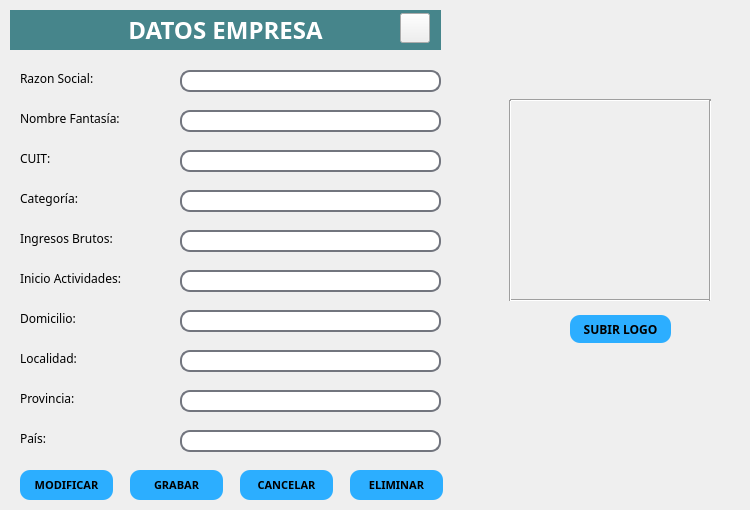
<?xml version="1.0" encoding="UTF-8"?>
<ui version="4.0">
 <class>ventana_Datos_Empresa</class>
 <widget class="QWidget" name="ventana_Datos_Empresa">
  <property name="geometry">
   <rect>
    <x>0</x>
    <y>0</y>
    <width>750</width>
    <height>510</height>
   </rect>
  </property>
  <property name="minimumSize">
   <size>
    <width>750</width>
    <height>510</height>
   </size>
  </property>
  <property name="maximumSize">
   <size>
    <width>750</width>
    <height>510</height>
   </size>
  </property>
  <property name="windowTitle">
   <string>Form</string>
  </property>
  <property name="styleSheet">
   <string notr="true">QLineEdit{
border-radius:10px;
border:2px solid rgb(114, 117, 126)
}

QLineEdit:hover{
border-radius:10px;
border:2px solid rgb(44, 182, 125)
}

QLineEdit:focus{
border-radius:10px;
border:2px solid rgb(127, 90, 240)
}</string>
  </property>
  <widget class="QLabel" name="labelArticulo_2">
   <property name="geometry">
    <rect>
     <x>10</x>
     <y>10</y>
     <width>431</width>
     <height>40</height>
    </rect>
   </property>
   <property name="minimumSize">
    <size>
     <width>0</width>
     <height>40</height>
    </size>
   </property>
   <property name="maximumSize">
    <size>
     <width>16777215</width>
     <height>40</height>
    </size>
   </property>
   <property name="font">
    <font>
     <family>Goldman</family>
     <pointsize>18</pointsize>
     <weight>75</weight>
     <bold>true</bold>
    </font>
   </property>
   <property name="styleSheet">
    <string notr="true">QLabel{
background-color:#46858b;
color:#ffffff
}</string>
   </property>
   <property name="text">
    <string>DATOS EMPRESA</string>
   </property>
   <property name="alignment">
    <set>Qt::AlignCenter</set>
   </property>
  </widget>
  <widget class="QLabel" name="label">
   <property name="geometry">
    <rect>
     <x>20</x>
     <y>70</y>
     <width>111</width>
     <height>16</height>
    </rect>
   </property>
   <property name="font">
    <font>
     <family>Goldman</family>
     <pointsize>9</pointsize>
    </font>
   </property>
   <property name="text">
    <string>Razon Social:</string>
   </property>
  </widget>
  <widget class="QLineEdit" name="lineEdit_razon_social_empresa">
   <property name="geometry">
    <rect>
     <x>180</x>
     <y>70</y>
     <width>261</width>
     <height>22</height>
    </rect>
   </property>
  </widget>
  <widget class="QLabel" name="label_2">
   <property name="geometry">
    <rect>
     <x>20</x>
     <y>110</y>
     <width>151</width>
     <height>16</height>
    </rect>
   </property>
   <property name="font">
    <font>
     <family>Goldman</family>
     <pointsize>9</pointsize>
    </font>
   </property>
   <property name="text">
    <string>Nombre Fantasía:</string>
   </property>
  </widget>
  <widget class="QLineEdit" name="lineEdit_nombre_fantasia_empresa">
   <property name="geometry">
    <rect>
     <x>180</x>
     <y>110</y>
     <width>261</width>
     <height>22</height>
    </rect>
   </property>
  </widget>
  <widget class="QLabel" name="label_3">
   <property name="geometry">
    <rect>
     <x>20</x>
     <y>150</y>
     <width>81</width>
     <height>16</height>
    </rect>
   </property>
   <property name="font">
    <font>
     <family>Goldman</family>
     <pointsize>9</pointsize>
    </font>
   </property>
   <property name="text">
    <string>CUIT:</string>
   </property>
  </widget>
  <widget class="QLineEdit" name="lineEdit_cuit_empresa">
   <property name="geometry">
    <rect>
     <x>180</x>
     <y>150</y>
     <width>261</width>
     <height>22</height>
    </rect>
   </property>
  </widget>
  <widget class="QLabel" name="label_4">
   <property name="geometry">
    <rect>
     <x>20</x>
     <y>230</y>
     <width>141</width>
     <height>16</height>
    </rect>
   </property>
   <property name="font">
    <font>
     <family>Goldman</family>
     <pointsize>9</pointsize>
    </font>
   </property>
   <property name="text">
    <string>Ingresos Brutos:</string>
   </property>
  </widget>
  <widget class="QLineEdit" name="lineEdit_iibb_empresa">
   <property name="geometry">
    <rect>
     <x>180</x>
     <y>230</y>
     <width>261</width>
     <height>22</height>
    </rect>
   </property>
  </widget>
  <widget class="QLabel" name="label_5">
   <property name="geometry">
    <rect>
     <x>20</x>
     <y>270</y>
     <width>151</width>
     <height>16</height>
    </rect>
   </property>
   <property name="font">
    <font>
     <family>Goldman</family>
     <pointsize>9</pointsize>
    </font>
   </property>
   <property name="text">
    <string>Inicio Actividades:</string>
   </property>
  </widget>
  <widget class="QLineEdit" name="lineEdit_inicio_actividades_empresa">
   <property name="geometry">
    <rect>
     <x>180</x>
     <y>270</y>
     <width>261</width>
     <height>22</height>
    </rect>
   </property>
  </widget>
  <widget class="QLabel" name="label_6">
   <property name="geometry">
    <rect>
     <x>20</x>
     <y>310</y>
     <width>81</width>
     <height>16</height>
    </rect>
   </property>
   <property name="font">
    <font>
     <family>Goldman</family>
     <pointsize>9</pointsize>
    </font>
   </property>
   <property name="text">
    <string>Domicilio:</string>
   </property>
  </widget>
  <widget class="QLineEdit" name="lineEdit_domicilio_empresa">
   <property name="geometry">
    <rect>
     <x>180</x>
     <y>310</y>
     <width>261</width>
     <height>22</height>
    </rect>
   </property>
  </widget>
  <widget class="QLabel" name="label_7">
   <property name="geometry">
    <rect>
     <x>20</x>
     <y>350</y>
     <width>81</width>
     <height>16</height>
    </rect>
   </property>
   <property name="font">
    <font>
     <family>Goldman</family>
     <pointsize>9</pointsize>
    </font>
   </property>
   <property name="text">
    <string>Localidad:</string>
   </property>
  </widget>
  <widget class="QLineEdit" name="lineEdit_localidad_empresa">
   <property name="geometry">
    <rect>
     <x>180</x>
     <y>350</y>
     <width>261</width>
     <height>22</height>
    </rect>
   </property>
  </widget>
  <widget class="QLabel" name="label_8">
   <property name="geometry">
    <rect>
     <x>20</x>
     <y>390</y>
     <width>81</width>
     <height>16</height>
    </rect>
   </property>
   <property name="font">
    <font>
     <family>Goldman</family>
     <pointsize>9</pointsize>
    </font>
   </property>
   <property name="text">
    <string>Provincia:</string>
   </property>
  </widget>
  <widget class="QLineEdit" name="lineEdit_provincia_empresa">
   <property name="geometry">
    <rect>
     <x>180</x>
     <y>390</y>
     <width>261</width>
     <height>22</height>
    </rect>
   </property>
  </widget>
  <widget class="QLabel" name="label_9">
   <property name="geometry">
    <rect>
     <x>20</x>
     <y>430</y>
     <width>81</width>
     <height>16</height>
    </rect>
   </property>
   <property name="font">
    <font>
     <family>Goldman</family>
     <pointsize>9</pointsize>
    </font>
   </property>
   <property name="text">
    <string>País:</string>
   </property>
  </widget>
  <widget class="QLineEdit" name="lineEdit_pais_empresa">
   <property name="geometry">
    <rect>
     <x>180</x>
     <y>430</y>
     <width>261</width>
     <height>22</height>
    </rect>
   </property>
  </widget>
  <widget class="QPushButton" name="bt_grabar_datos_empresa">
   <property name="geometry">
    <rect>
     <x>130</x>
     <y>470</y>
     <width>93</width>
     <height>30</height>
    </rect>
   </property>
   <property name="minimumSize">
    <size>
     <width>0</width>
     <height>30</height>
    </size>
   </property>
   <property name="font">
    <font>
     <family>Orbitron SemiBold</family>
     <pointsize>8</pointsize>
     <weight>75</weight>
     <bold>true</bold>
    </font>
   </property>
   <property name="styleSheet">
    <string notr="true">QPushButton{
background-color:#2caeff;
border-radius:10px;
}

QPushButton:hover{
background-color:#39ffa3;
}</string>
   </property>
   <property name="text">
    <string>GRABAR</string>
   </property>
  </widget>
  <widget class="QPushButton" name="bt_cancelar_datos_empresa">
   <property name="geometry">
    <rect>
     <x>240</x>
     <y>470</y>
     <width>93</width>
     <height>30</height>
    </rect>
   </property>
   <property name="minimumSize">
    <size>
     <width>0</width>
     <height>30</height>
    </size>
   </property>
   <property name="font">
    <font>
     <family>Orbitron SemiBold</family>
     <pointsize>8</pointsize>
     <weight>75</weight>
     <bold>true</bold>
    </font>
   </property>
   <property name="styleSheet">
    <string notr="true">QPushButton{
background-color:#2caeff;
border-radius:10px;
}

QPushButton:hover{
background-color:#39ffa3;
}</string>
   </property>
   <property name="text">
    <string>CANCELAR</string>
   </property>
  </widget>
  <widget class="QLabel" name="label_10">
   <property name="geometry">
    <rect>
     <x>20</x>
     <y>190</y>
     <width>81</width>
     <height>16</height>
    </rect>
   </property>
   <property name="font">
    <font>
     <family>Goldman</family>
     <pointsize>9</pointsize>
    </font>
   </property>
   <property name="text">
    <string>Categoría:</string>
   </property>
  </widget>
  <widget class="QLineEdit" name="lineEdit_categoria_empresa">
   <property name="geometry">
    <rect>
     <x>180</x>
     <y>190</y>
     <width>261</width>
     <height>22</height>
    </rect>
   </property>
  </widget>
  <widget class="QPushButton" name="bt_modificar_datos_empresa">
   <property name="geometry">
    <rect>
     <x>20</x>
     <y>470</y>
     <width>93</width>
     <height>30</height>
    </rect>
   </property>
   <property name="minimumSize">
    <size>
     <width>0</width>
     <height>30</height>
    </size>
   </property>
   <property name="font">
    <font>
     <family>Orbitron SemiBold</family>
     <pointsize>8</pointsize>
     <weight>75</weight>
     <bold>true</bold>
    </font>
   </property>
   <property name="styleSheet">
    <string notr="true">QPushButton{
background-color:#2caeff;
border-radius:10px;
}

QPushButton:hover{
background-color:#39ffa3;
}</string>
   </property>
   <property name="text">
    <string>MODIFICAR</string>
   </property>
  </widget>
  <widget class="QPushButton" name="bt_eliminar_datos_empresa_2">
   <property name="geometry">
    <rect>
     <x>350</x>
     <y>470</y>
     <width>93</width>
     <height>30</height>
    </rect>
   </property>
   <property name="minimumSize">
    <size>
     <width>0</width>
     <height>30</height>
    </size>
   </property>
   <property name="font">
    <font>
     <family>Orbitron SemiBold</family>
     <pointsize>8</pointsize>
     <weight>75</weight>
     <bold>true</bold>
    </font>
   </property>
   <property name="styleSheet">
    <string notr="true">QPushButton{
background-color:#2caeff;
border-radius:10px;
}

QPushButton:hover{
background-color:#39ffa3;
}</string>
   </property>
   <property name="text">
    <string>ELIMINAR</string>
   </property>
  </widget>
  <widget class="QPushButton" name="bt_cambiar_datos_empresa">
   <property name="geometry">
    <rect>
     <x>400</x>
     <y>13</y>
     <width>30</width>
     <height>30</height>
    </rect>
   </property>
   <property name="minimumSize">
    <size>
     <width>30</width>
     <height>30</height>
    </size>
   </property>
   <property name="maximumSize">
    <size>
     <width>30</width>
     <height>30</height>
    </size>
   </property>
   <property name="text">
    <string/>
   </property>
   <property name="icon">
    <iconset resource="../../../Cursos/Python/Cursos/Comercio/Comercio/Interfaz/resources.qrc">
     <normaloff>:/icons/Icons/elipsis.png</normaloff>:/icons/Icons/elipsis.png</iconset>
   </property>
   <property name="iconSize">
    <size>
     <width>38</width>
     <height>38</height>
    </size>
   </property>
  </widget>
  <widget class="QPushButton" name="bt_subir_foto_empresa">
   <property name="geometry">
    <rect>
     <x>570</x>
     <y>315</y>
     <width>101</width>
     <height>28</height>
    </rect>
   </property>
   <property name="font">
    <font>
     <family>Orbitron</family>
     <weight>75</weight>
     <bold>true</bold>
    </font>
   </property>
   <property name="styleSheet">
    <string notr="true">QPushButton{
background-color:#2caeff;
border-radius:10px;
}

QPushButton:hover{
background-color:#39ffa3;
}</string>
   </property>
   <property name="text">
    <string>SUBIR LOGO</string>
   </property>
  </widget>
  <widget class="QLabel" name="label_11">
   <property name="geometry">
    <rect>
     <x>510</x>
     <y>100</y>
     <width>200</width>
     <height>200</height>
    </rect>
   </property>
   <property name="minimumSize">
    <size>
     <width>200</width>
     <height>200</height>
    </size>
   </property>
   <property name="maximumSize">
    <size>
     <width>200</width>
     <height>200</height>
    </size>
   </property>
   <property name="text">
    <string/>
   </property>
   <property name="pixmap">
    <pixmap resource="../../../Cursos/Python/Cursos/Comercio/Comercio/Interfaz/resources.qrc">:/icons/Icons/no-disponible.png</pixmap>
   </property>
   <property name="alignment">
    <set>Qt::AlignCenter</set>
   </property>
  </widget>
  <widget class="Line" name="line">
   <property name="geometry">
    <rect>
     <x>510</x>
     <y>290</y>
     <width>201</width>
     <height>20</height>
    </rect>
   </property>
   <property name="orientation">
    <enum>Qt::Horizontal</enum>
   </property>
  </widget>
  <widget class="Line" name="line_2">
   <property name="geometry">
    <rect>
     <x>510</x>
     <y>90</y>
     <width>201</width>
     <height>20</height>
    </rect>
   </property>
   <property name="orientation">
    <enum>Qt::Horizontal</enum>
   </property>
  </widget>
  <widget class="Line" name="line_3">
   <property name="geometry">
    <rect>
     <x>500</x>
     <y>100</y>
     <width>20</width>
     <height>201</height>
    </rect>
   </property>
   <property name="orientation">
    <enum>Qt::Vertical</enum>
   </property>
  </widget>
  <widget class="Line" name="line_4">
   <property name="geometry">
    <rect>
     <x>700</x>
     <y>100</y>
     <width>20</width>
     <height>201</height>
    </rect>
   </property>
   <property name="orientation">
    <enum>Qt::Vertical</enum>
   </property>
  </widget>
 </widget>
 <resources>
  <include location="../../../Cursos/Python/Cursos/Comercio/Comercio/Interfaz/resources.qrc"/>
 </resources>
 <connections/>
</ui>
